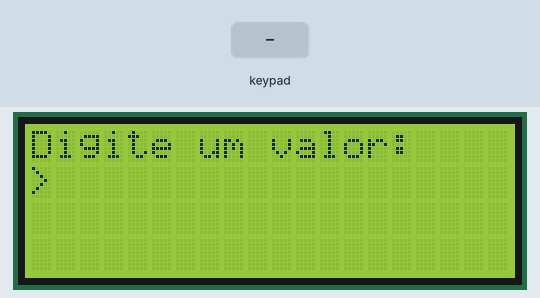
This sketch was run on a simulated Arduino Mega 2560, built with avr-gcc and run on an emulated ATmega2560. Shown: 20×4 character LCD. The test bench sets the inputs (shaded band). What the sketch prints to the serial monitor is not drawn.

Above: at 1.2 s.
1.3 s: keypad keys 4 6 5 0 5 2 4 2 # pressed 0.4 s apart
At 5.2 s:
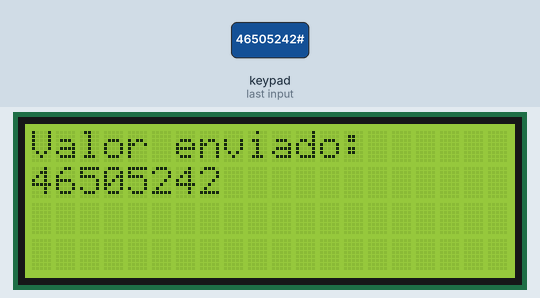
6.4 s: key '1' pressed
At 7.3 s:
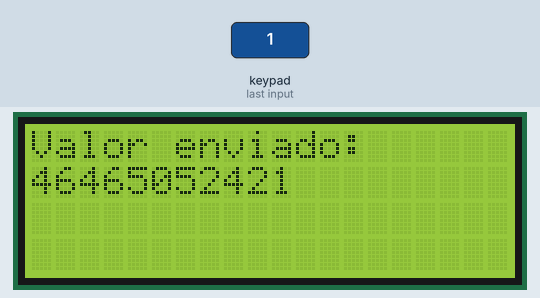
7.9 s: keypad keys 4 6 5 0 5 2 4 2 * pressed 0.4 s apart
At 8.91 s:
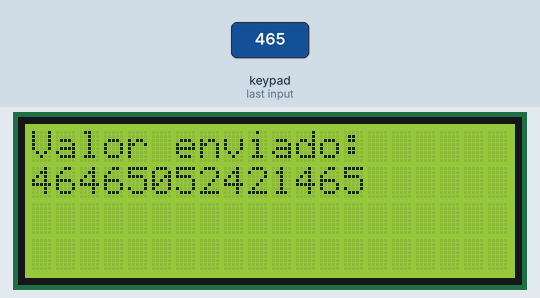
13.0 s: key '3' pressed
At 13.3 s:
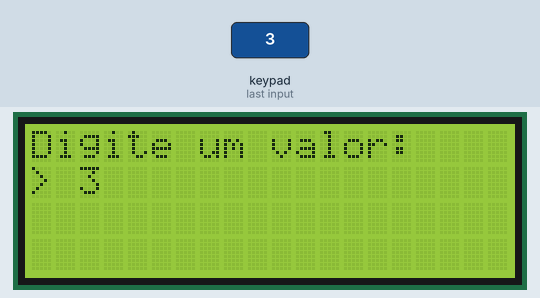
Timing chart, 0 to 15.5 s (numbered marks = the images above; inputs shaded):
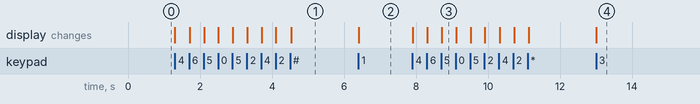

The sketch:

KeypadLCD_test.ino
```cpp
#include <Keypad.h>
#include <LiquidCrystal_I2C.h>

// =====================================================
// LCD 20x4 I2C
// =====================================================

LiquidCrystal_I2C lcd(0x27, 20, 4);

// =====================================================
// TECLADO 4x3 - 7 PINOS
// =====================================================

const byte LINHAS = 4;
const byte COLUNAS = 3;

char teclas[LINHAS][COLUNAS] = {
  {'1', '2', '3'},
  {'4', '5', '6'},
  {'7', '8', '9'},
  {'*', '0', '#'}
};

// Altere estes pinos conforme sua ligação
byte pinosLinhas[LINHAS] = {46, 50, 52, 42};
byte pinosColunas[COLUNAS] = {48, 40, 44};

Keypad teclado = Keypad(
  makeKeymap(teclas),
  pinosLinhas,
  pinosColunas,
  LINHAS,
  COLUNAS
);

// =====================================================
// VARIÁVEL PARA ARMAZENAR O VALOR DIGITADO
// =====================================================

String valorDigitado = "";

void setup() {

  Serial.begin(9600);

  // Inicializa LCD
  lcd.init();
  lcd.backlight();

  lcd.setCursor(0, 0);
  lcd.print("Digite um valor:");

  lcd.setCursor(0, 1);
  lcd.print("> ");
}

void loop() {

  char tecla = teclado.getKey();

  if (tecla) {

    // =================================================
    // NÚMEROS
    // =================================================

    if (tecla >= '0' && tecla <= '9') {

      valorDigitado += tecla;

      lcd.setCursor(2, 1);
      lcd.print(valorDigitado);

      Serial.print(tecla);
    }

    // =================================================
    // # = ENVIAR
    // =================================================

    else if (tecla == '#') {

      lcd.clear();

      lcd.setCursor(0, 0);
      lcd.print("Valor enviado:");

      lcd.setCursor(0, 1);
      lcd.print(valorDigitado);

      Serial.println();
      Serial.print("Valor enviado: ");
      Serial.println(valorDigitado);
    }

    // =================================================
    // * = LIMPAR
    // =================================================

    else if (tecla == '*') {

      valorDigitado = "";

      lcd.clear();

      lcd.setCursor(0, 0);
      lcd.print("Digite um valor:");

      lcd.setCursor(0, 1);
      lcd.print("> ");

      Serial.println();
      Serial.println("Valor apagado.");
    }
  }
}
```

Measured:
- after the input at 1.3 s, the display: first changes at once (image 1 shows a later state)
- after the input at 6.4 s, the display: changes at once (image 2)
- after the input at 7.9 s, the display: first changes at once (image 3 shows a later state)
- after the input at 13.0 s, the display: changes at once (image 4)
